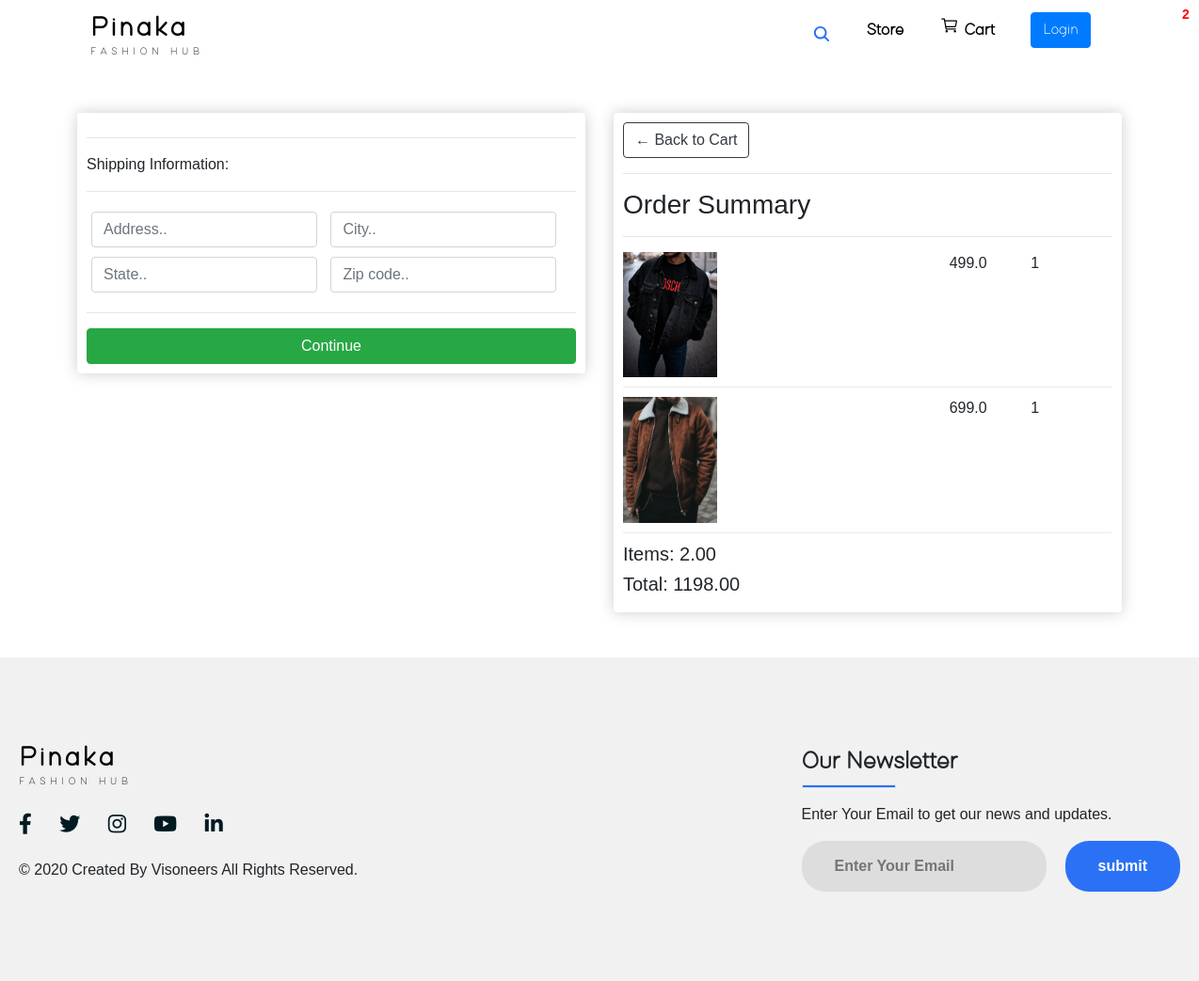
Page /checkout/ (signed in) on the earlier database version.
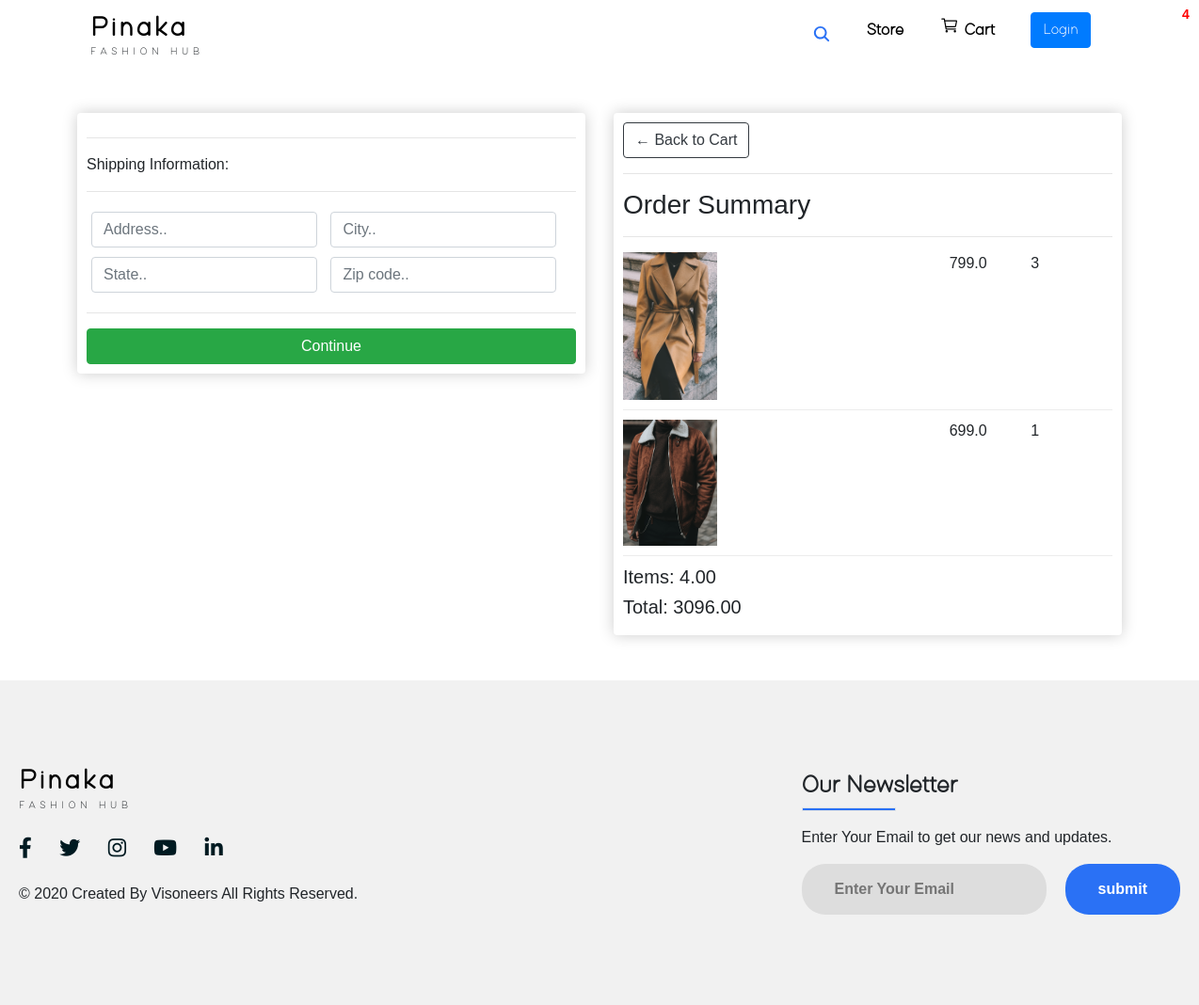
Same page on the later database version.
### store/models.py (models this page shows, shortened)
class OrderItem(models.Model):
    product=models.ForeignKey(Product,on_delete=models.SET_NULL,blank=True,null=True)
    order=models.ForeignKey(Order,on_delete=models.SET_NULL,blank=True,null=True)
    quantity=models.IntegerField(default=0,null=True,blank=True)
    date_added=models.DateTimeField(auto_now_add=True)
    @property
    def get_total(self):
        total=self.product.price*self.quantity
        return total

class Product(models.Model):
    name=models.CharField(max_length=200,null=True)
    price=models.FloatField()
    digital=models.BooleanField(default=False,null=True,blank=False)
    image=models.ImageField(null=True,blank=True)
    @property
    def imageURL(self):
        try:
            url=self.image.url #chk
        except:
            url=' '
        return url

class Order(models.Model):
    customer=models.ForeignKey(Customer,on_delete=models.SET_NULL,blank=True,null=True)
    date_orderd=models.DateTimeField(auto_now_add=True)
    complete=models.BooleanField(default=False,null=True,blank=False)
    transaction_id=models.CharField(max_length=200,null=True)
    @property
    def shipping(self):
        shipping=False
        orderitems=self.orderitem_set.all()
        for i in orderitems:
            if i.product.digital==False:
                shipping=True
        return shipping
    @property
    def get_cart_total(self):
        orderitems =self.orderitem_set.all()
        total=sum([item.get_total for item in orderitems])
        return total
    @property
    def get_cart_items(self):
        orderitems =self.orderitem_set.all()
        total=sum([item.quantity for item in orderitems])
        return total

### store/views.py (the view)
# urls.py: path('checkout/',views.checkout,name="checkout"),
def checkout(request):
    if request.user.is_authenticated:
        customer=request.user.customer
        order,created=Order.objects.get_or_create(customer=customer,complete=False)
        items=order.orderitem_set.all()
        cartItems=order.get_cart_items
    else:
        items=[]
        order={'get_cart_total':0,'get_cart_items':0,'shipping':False}
        cartItems=order['get_cart_items']
    context={'items':items,'order':order,'cartItems':cartItems}
    return render(request,'store/checkout.html',context)

### store/templates/store/checkout.html (shortened to what this page needs)
{% extends 'store/main.html' %}
{% load static %}
{% block content %}
<div class="container">
	<br><br>
    <div class="row">
		<div class="col-lg-6">
			<div class="box-element" id="form-wrapper">
                <form id="form">
                    <div id="shipping-info">
                        <hr>
						<p>Shipping Information:</p>
						<hr>
						<div class="form-field">
							<input class="form-control" type="text" name="address" placeholder="Address..">
						</div>
						<div class="form-field">
							<input class="form-control" type="text" name="city" placeholder="City..">
						</div>
						<div class="form-field">
							<input class="form-control" type="text" name="state" placeholder="State..">
						</div>
						<div class="form-field">
							<input class="form-control" type="text" name="zipcode" placeholder="Zip code..">
						</div>
                    </div>
                    <hr>
                    <input id="form-button" class="btn btn-success btn-block" type="submit" class="btn btn-outline-primary" value="Continue">
                </form>
			</div>
			<br>
        </div>
		<div class="col-lg-6">
			<div class="box-element">
				<a  class="btn btn-outline-dark" href="{% url 'cart' %}">&#x2190; Back to Cart</a>
				<hr>
				<h3>Order Summary</h3>
				<hr>
				{% for item in items %}
				<div class="cart-row">
					<div style="flex:2"><img class="row-image" src="{{item.product.imageURL}}"></div>
					<div style="flex:2"><p>{{item.product.names}} </p></div>
					<div style="flex:1"><p>{{item.product.price}}</p></div>
					<div style="flex:1"><p>{{item.quantity}}</p></div>
				</div>
				{% endfor %}
				<h5>Items: {{order.get_cart_items|floatformat:2}}</h5>
				<h5>Total: {{order.get_cart_total|floatformat:2}}</h5>
			</div>
		</div>
	</div>
</div>
{% endblock content %}

Differences in the rows shown:
no longer on this page (row edited): OrderItem: product.imageURL (picture), product.price "499.0", quantity "1"
removed Order: get_cart_items "2.00", get_cart_total "1198.00"
added OrderItem: product.imageURL (picture), product.price "799.0", quantity "3"
added Order: get_cart_items "4.00", get_cart_total "3096.00"
Other differences:
{{ cartItems }}: "2" → "4"
